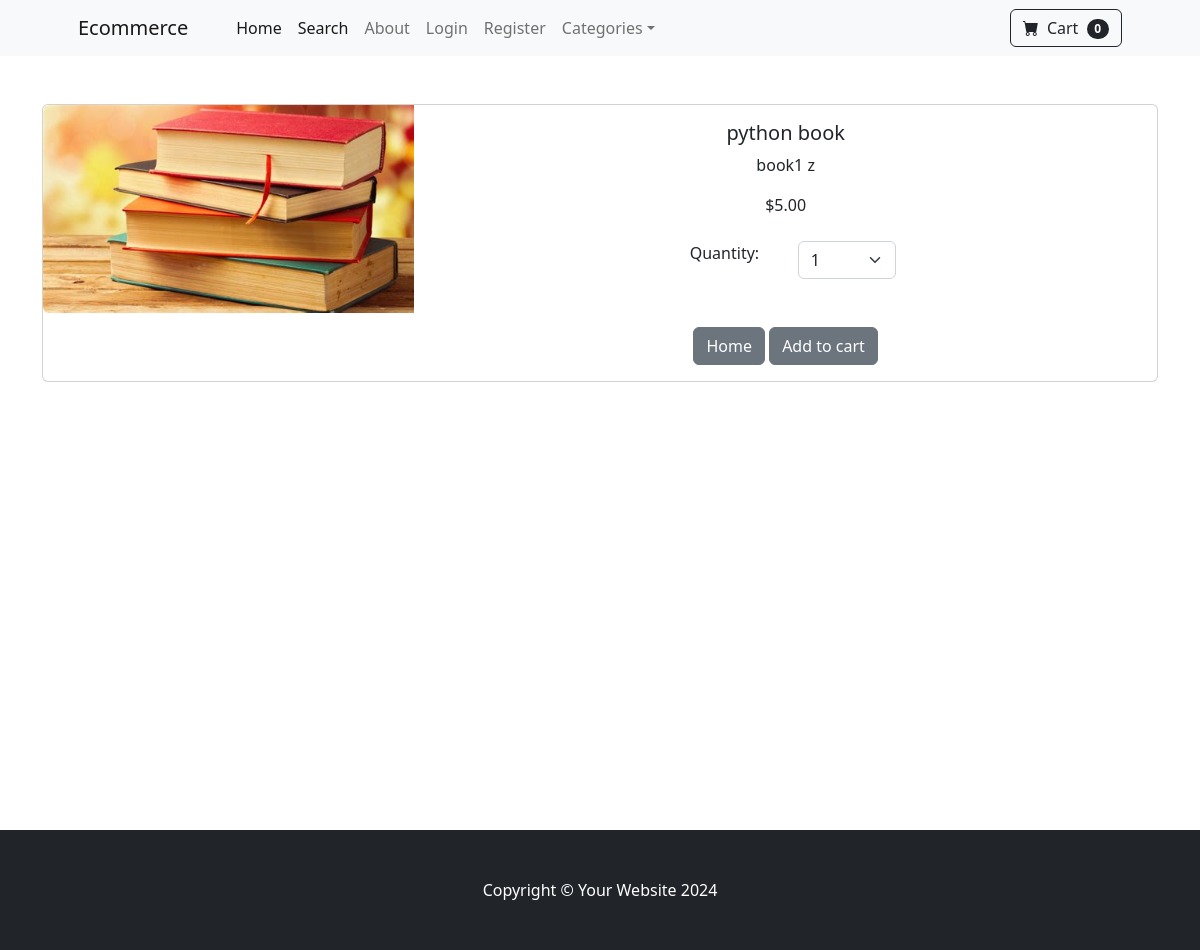
The app's page /product/2 with its own data.
### store/models.py (models this page shows, shortened)
class Product(models.Model):
    name = models.CharField(max_length=100)
    price = models.DecimalField(default=0, decimal_places=2, max_digits=6)
    category = models.ForeignKey(Category, on_delete=models.CASCADE, default=1)
    description = models.CharField(max_length=250, default='', blank=True, null=True)
    image = models.ImageField(upload_to='uploads/products/')
    is_sale = models.BooleanField(default=False)
    sale_price = models.DecimalField(default=0, decimal_places=2, max_digits=6)

### store/views.py (the view)
# urls.py: path('product/<int:pk>', views.product, name='product'),
def product(request, pk):
    product = Product.objects.get(id=pk)
    return render(request, 'store/product.html', {'product': product})

### cart/cart.py (called while the page is built)
    def __len__(self):
        return len(self.cart)

### cart/context_processors.py (called while the page is built)
def cart_context(request):
    return {'cart': Cart(request)}

### templates/store/product.html (shortened to what this page needs)
{% extends 'base.html' %}
{% block content %}
<div class="container">
<br/>
<br/>
    <div class="card mb-3">
        <div class="row g-0">
            <div class="col-md-4">
                <img src="{{ product.image.url }}" class="img-fluid rounded-start" alt="...">
            </div>
            <div class="col-md-8">
                <div class="card-body">
                    <center>
                        <h5 class="card-title">{{ product.name }}</h5>
                        <p class="card-text justified">{{ product.description }}</p>
                        {% if product.is_sale %}
                            <div class="d-flex justify-content-center small text-warning mb-2">
                                    <div class="bi-star-fill"></div>
                                    &nbsp;&nbsp;Sale!&nbsp;&nbsp;
                                    <div class="bi-star-fill"></div>
                                    </div>
                                    <strike>
                                        ${{ product.price }}
                                    </strike>>
                                        ${{ product.sale_price }}
                        {% else %}
                            ${{ product.price }}
                        {% endif %}
                            <br/><br/>
                            <div class="row justify-content-center">
                                <div class="col-md-2">Quantity:</div>
                                <div class="col-md-2">
                                <select class="form-select" id="qty-cart">
                                    <option value="1">1</option>
                                </select>
                                </div>
                            </div>
                            <br/><br/>
                        <a href="{% url 'home' %}" class="btn btn-secondary">Home</a>
                        <button
                                type="button" value="{{ product.id }}" class="btn btn-secondary" id="add-cart">Add to cart
                        </button>
                    </center>
                </div>
            </div>
        </div>
    </div>
<br/><br/><br/><br/><br/><br/><br/><br/><br/><br/><br/>
<br/><br/><br/><br/><br/><br/><br/>
</div>
{% endblock %}

### records on screen
Product: image (picture), name "python book", description "book1 z", price "5.00"

### other values on screen
{{ cart|length }} "0"
